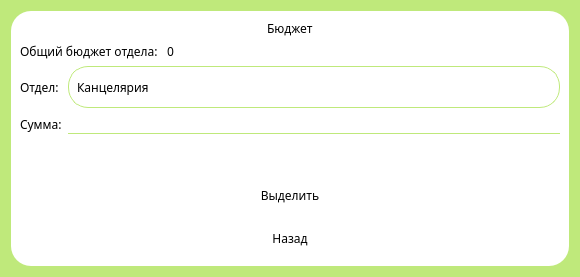
<?xml version="1.0" encoding="UTF-8"?>
<ui version="4.0">
 <class>Dialog</class>
 <widget class="QDialog" name="Dialog">
  <property name="geometry">
   <rect>
    <x>0</x>
    <y>0</y>
    <width>580</width>
    <height>277</height>
   </rect>
  </property>
  <property name="windowTitle">
   <string>Dialog</string>
  </property>
  <property name="styleSheet">
   <string notr="true">background-color: 	rgb(191, 233, 123);
font-family: Myanmar Text;</string>
  </property>
  <layout class="QVBoxLayout" name="verticalLayout_4">
   <item>
    <widget class="QFrame" name="frame">
     <property name="focusPolicy">
      <enum>Qt::FocusPolicy::NoFocus</enum>
     </property>
     <property name="styleSheet">
      <string notr="true">background-color: white;
border-radius: 20px;</string>
     </property>
     <property name="frameShape">
      <enum>QFrame::Shape::StyledPanel</enum>
     </property>
     <property name="frameShadow">
      <enum>QFrame::Shadow::Raised</enum>
     </property>
     <layout class="QVBoxLayout" name="verticalLayout">
      <item alignment="Qt::AlignmentFlag::AlignHCenter">
       <widget class="QLabel" name="label">
        <property name="sizePolicy">
         <sizepolicy hsizetype="Fixed" vsizetype="Fixed">
          <horstretch>0</horstretch>
          <verstretch>0</verstretch>
         </sizepolicy>
        </property>
        <property name="text">
         <string>Бюджет</string>
        </property>
       </widget>
      </item>
      <item>
       <layout class="QHBoxLayout" name="horizontalLayout">
        <item>
         <widget class="QLabel" name="TotalDepartmentBudgetLabel">
          <property name="sizePolicy">
           <sizepolicy hsizetype="Fixed" vsizetype="Fixed">
            <horstretch>0</horstretch>
            <verstretch>0</verstretch>
           </sizepolicy>
          </property>
          <property name="text">
           <string>Общий бюджет отдела: </string>
          </property>
         </widget>
        </item>
        <item>
         <widget class="QLabel" name="TotalDepartmentBudgetValue">
          <property name="sizePolicy">
           <sizepolicy hsizetype="Preferred" vsizetype="Fixed">
            <horstretch>0</horstretch>
            <verstretch>0</verstretch>
           </sizepolicy>
          </property>
          <property name="text">
           <string>0</string>
          </property>
         </widget>
        </item>
       </layout>
      </item>
      <item>
       <layout class="QHBoxLayout" name="horizontalLayout_2">
        <item>
         <widget class="QLabel" name="DepartmentLabel">
          <property name="sizePolicy">
           <sizepolicy hsizetype="Fixed" vsizetype="Preferred">
            <horstretch>0</horstretch>
            <verstretch>0</verstretch>
           </sizepolicy>
          </property>
          <property name="text">
           <string>Отдел: </string>
          </property>
         </widget>
        </item>
        <item>
         <widget class="QLabel" name="DepartmentValue">
          <property name="sizePolicy">
           <sizepolicy hsizetype="Preferred" vsizetype="Fixed">
            <horstretch>0</horstretch>
            <verstretch>0</verstretch>
           </sizepolicy>
          </property>
          <property name="styleSheet">
           <string notr="true">border: 1px solid rgb(191, 233, 123);
border-radius: 20;
padding: 5px;
min-height: 30px;</string>
          </property>
          <property name="text">
           <string>Канцелярия</string>
          </property>
         </widget>
        </item>
       </layout>
      </item>
      <item>
       <layout class="QHBoxLayout" name="horizontalLayout_3">
        <item>
         <widget class="QLabel" name="SumLabel">
          <property name="sizePolicy">
           <sizepolicy hsizetype="Fixed" vsizetype="Preferred">
            <horstretch>0</horstretch>
            <verstretch>0</verstretch>
           </sizepolicy>
          </property>
          <property name="text">
           <string>Сумма:</string>
          </property>
         </widget>
        </item>
        <item>
         <widget class="QLineEdit" name="SumInput">
          <property name="styleSheet">
           <string notr="true">border-bottom: 1px solid rgb(191, 233, 123);</string>
          </property>
         </widget>
        </item>
       </layout>
      </item>
      <item>
       <spacer name="verticalSpacer">
        <property name="orientation">
         <enum>Qt::Orientation::Vertical</enum>
        </property>
        <property name="sizeHint" stdset="0">
         <size>
          <width>20</width>
          <height>40</height>
         </size>
        </property>
       </spacer>
      </item>
      <item>
       <widget class="QPushButton" name="GiveAwayButton">
        <property name="styleSheet">
         <string notr="true">QPushButton {
border-radius: 10;
background-color: '#bfe97b';
padding: 10px;
}

QPushButton:hover {
background-color: #a7ca6b;
}</string>
        </property>
        <property name="text">
         <string>Выделить</string>
        </property>
       </widget>
      </item>
      <item alignment="Qt::AlignmentFlag::AlignHCenter">
       <widget class="QPushButton" name="ReturnButton">
        <property name="sizePolicy">
         <sizepolicy hsizetype="Fixed" vsizetype="Fixed">
          <horstretch>0</horstretch>
          <verstretch>0</verstretch>
         </sizepolicy>
        </property>
        <property name="styleSheet">
         <string notr="true">QPushButton {
border-radius: 10;
background-color: '#bfe97b';
padding: 10px  50px;
}

QPushButton:hover {
background-color: #a7ca6b;
}</string>
        </property>
        <property name="text">
         <string>Назад</string>
        </property>
        <property name="autoDefault">
         <bool>true</bool>
        </property>
        <property name="default">
         <bool>false</bool>
        </property>
        <property name="flat">
         <bool>false</bool>
        </property>
       </widget>
      </item>
     </layout>
    </widget>
   </item>
  </layout>
 </widget>
 <resources/>
 <connections/>
</ui>
